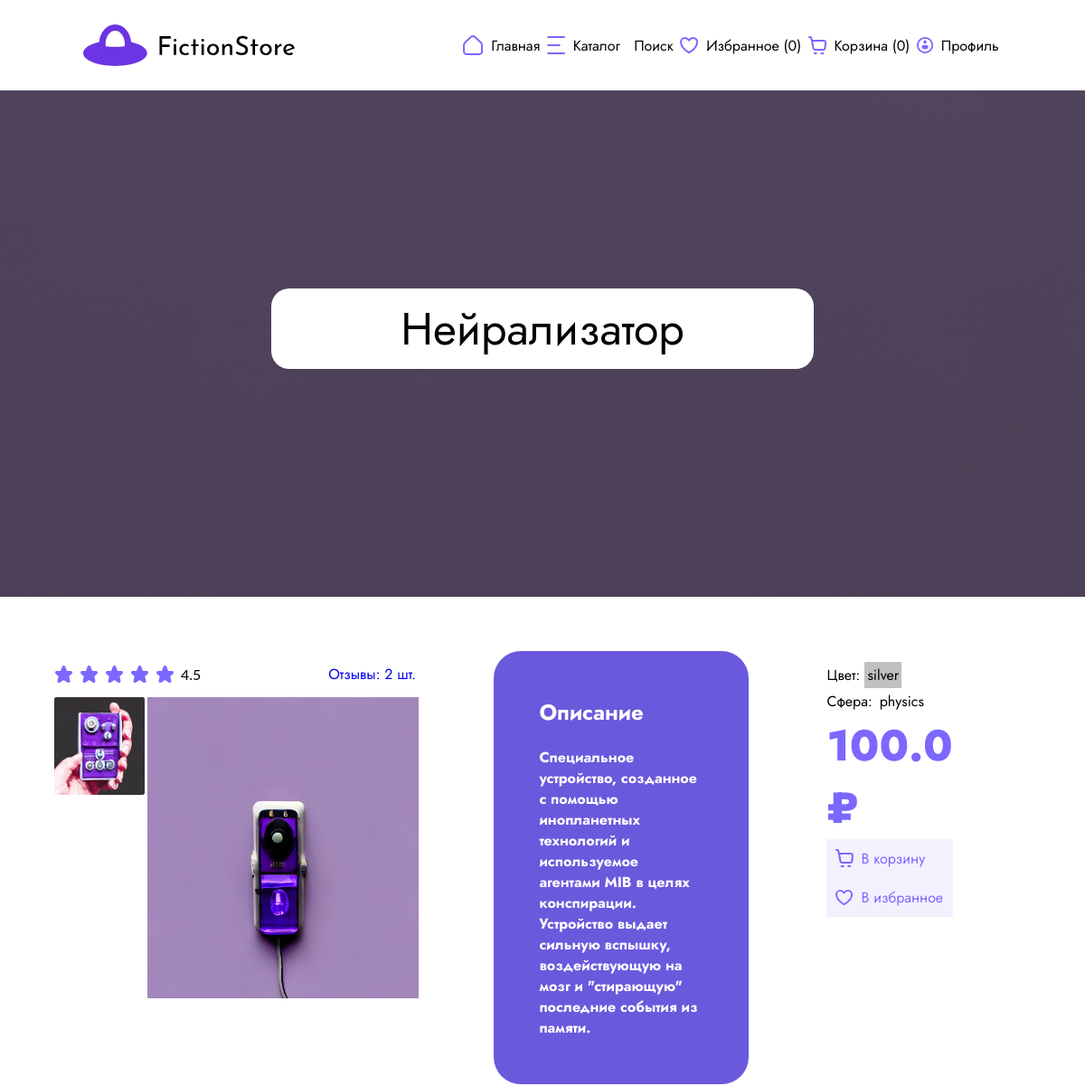
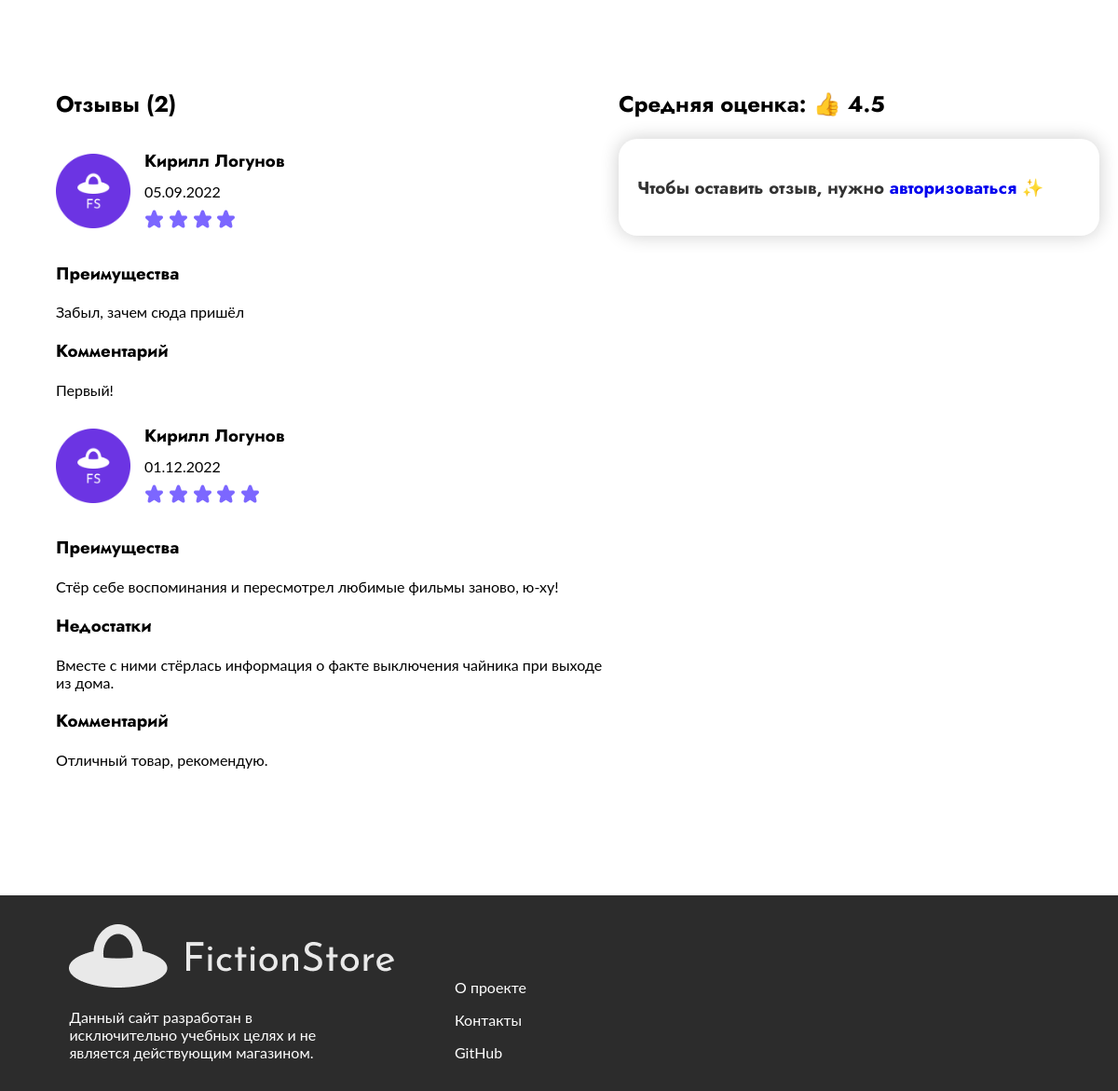
The page /product?id=1 on the database as committed earlier (2 pictures, top to bottom).
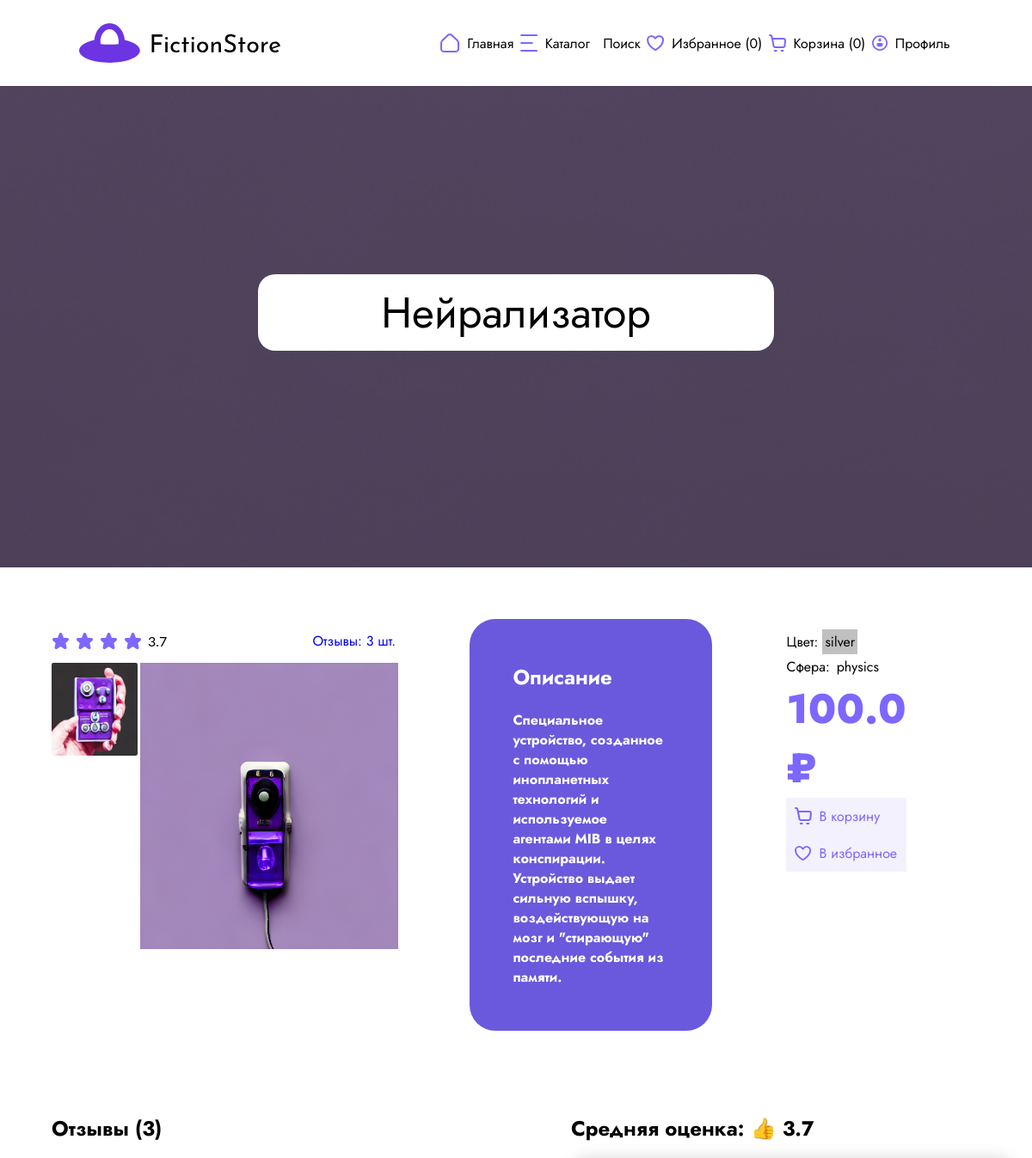
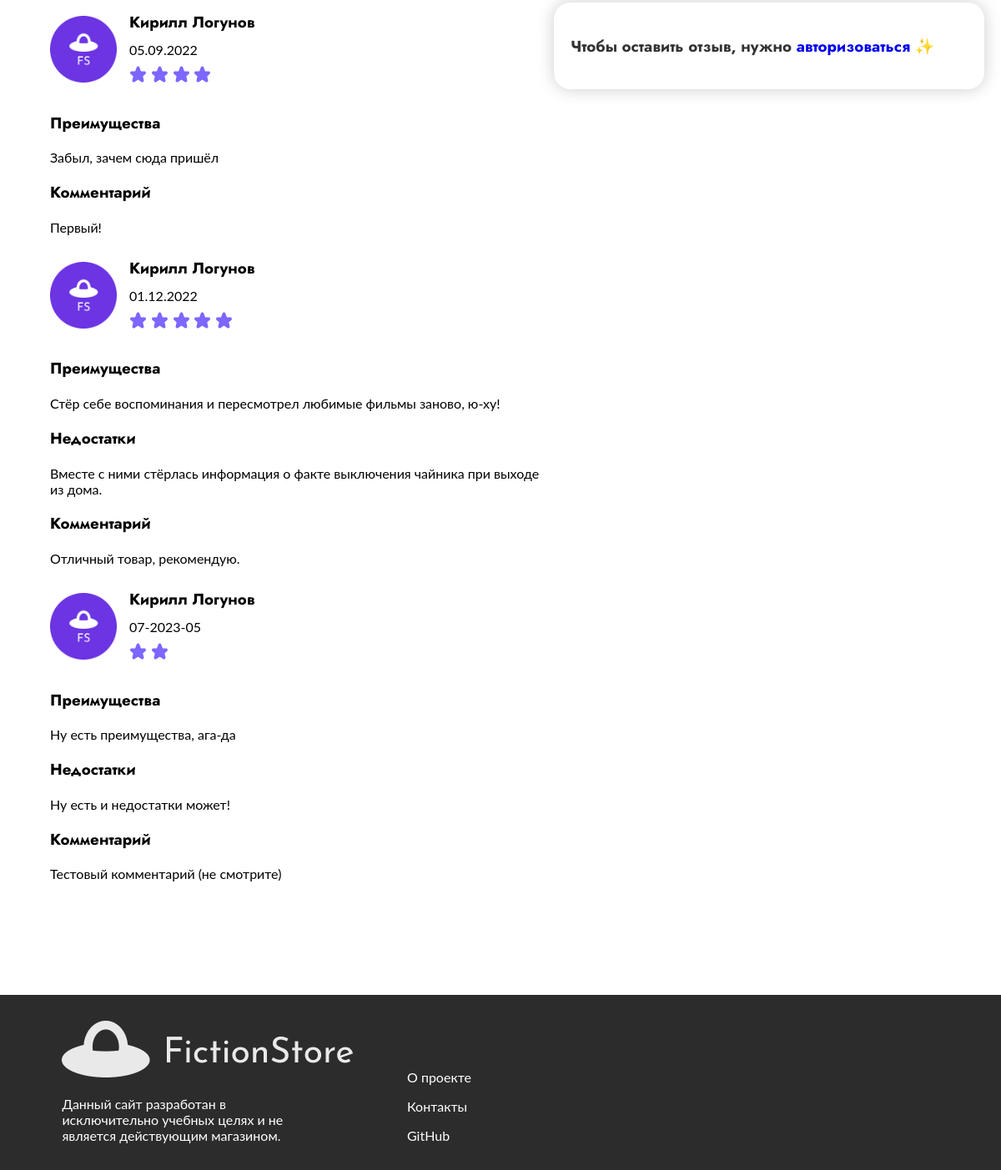
The same page on the database as committed later (2 pictures, top to bottom).
### app/models.py (models this page shows)
class Item(db.Model):
    __tablename__ = "item"
    id              = db.Column(db.Integer, primary_key=True)
    title           = db.Column(db.String(100), nullable=False)
    price           = db.Column(db.Float, nullable=False)
    description     = db.Column(db.String(1000), nullable=False)
    images          = db.Column(db.JSON) # [ "str", ... ]
    colors          = db.Column(db.JSON) # [ "str", ... ]
    science         = db.Column(db.JSON) # [ "str", ... ]
    comments        = db.relationship("Comment", backref="item")

class Comment(db.Model):
    __tablename__ = "comment"
    id          = db.Column(db.Integer, primary_key=True)
    user_id     = db.Column(db.Integer, db.ForeignKey('user.id'))
    item_id     = db.Column(db.Integer, db.ForeignKey('item.id'))
    date        = db.Column(db.String(10), nullable=False) # "day.month.year"
    score       = db.Column(db.Integer, nullable=False)
    pros        = db.Column(db.String(400))
    cons        = db.Column(db.String(400))
    text        = db.Column(db.String(800))

class User(db.Model):
    __tablename__ = "user"
    id          = db.Column(db.Integer, primary_key=True)
    email       = db.Column(db.String(100), nullable=False, unique=True)
    password    = db.Column(db.String(100), nullable=False)
    token       = db.Column(db.String(100), nullable=False, unique=True)
    name        = db.Column(db.String(50), nullable=False)
    surname     = db.Column(db.String(50))
    comments    = db.relationship("Comment", backref="user")
    basket      = db.relationship("Item", secondary=basket, backref=db.backref('users_have_basket'))
    favourites  = db.relationship("Item", secondary=favourites, backref=db.backref('users_have_fav'))

### app/controllers.py (the view)
@app.route('/product', methods=['GET', 'POST'])
def product():
    id = request.args.get('id')
    if not id or not (item := db.session.query(Item).filter(Item.id == id).first()):
        return redirect("404", code=404), {"Refresh": "0; url=/404"}
    average=0
    if item.comments:
        for comment in item.comments:
            average += comment.score
        average /= len(item.comments)
    user = authToken(request)
    if score := request.form.get('score'):
        pros = request.form.get('pros')
        cons = request.form.get('cons')
        text = request.form.get('text')
        item.comments.append(Comment(user_id=user.id, date=datetime.today().strftime('%d-%Y-%m'),
                                    score=int(score), pros=pros, cons=cons, text=text))
        db.session.commit()
    favs_len, basket_len = favs_basket_len(user, request.cookies)
    if user:
        in_fav = user.favourites.count(item) != 0
        in_basket = user.basket.count(item) != 0
    else:
        in_fav = (favourites := request.cookies.get('favourites')) and id+',' in favourites
        in_basket = (basket := request.cookies.get('basket')) and id+',' in basket
    return render_template('product.html', favs_len=favs_len,
                           basket_len=basket_len, item=item,
                           in_fav=in_fav, in_basket=in_basket,
                           average=average, user=user)

### app/controllers.py (called while the page is built)
def authToken(request):
    token = request.cookies.get('token')
    if token and (user := db.session.query(User).filter_by(token=token).first()):
        return user
    return False

def favs_basket_len(user, cookies):
    if user:
        return len(user.favourites), len(user.basket)
    return len(cookies.get('favourites') or "")//2, len(cookies.get('basket') or "")//2

### app/templates/product.html (shortened to what this page needs)
<!DOCTYPE html>
<html lang="en">
<head>
    <link rel="stylesheet" href="static/styles/style.css">
</head>
<body>
<header>
    <div class="navigator">
        <a href="/" style="display: contents;"><img src="static/img/gui/logo.svg"></a>
        <nav class="hide">
                <span>
                    <img src="static/img/gui/home.svg">
                    <a href="/">Главная</a>
                </span>
            <span>
                    <img src="static/img/gui/Catalog.svg">
                    <a href="catalog">Каталог</a>
                </span>
            <span>
                    <a href="/#search">Поиск</a>
                </span>
            <span>
                    <img src="static/img/gui/favourite.svg">
                    <a href="favourites">Избранное ({{ favs_len }})</a>
                </span>
            <span>
                    <img src="static/img/gui/backets.svg">
                    <a href="basket">Корзина ({{ basket_len }})</a>
                </span>
            <span>
                    <img src="static/img/gui/Profile.svg">
                    <a href="profile">Профиль</a>
                </span>
        </nav>
    </div>
</header>
<main class="product-main">
    <h1>{{ item.title }}</h1>
</main>
<div class="item-container">
    <span style="width:100%;">
        <div class="product item-column1">
            <span class="starsnfav">
                <span class="item-stars">
                    {% if item.comments %}
                        {% for _ in range (average | round(0, 'ceil') | int) %}
                            <img src="static/img/gui/star.svg" alt="">
                        {% endfor %}
                        <p>{{ average | round(1, 'ceil') }}</p>
                    {% endif %}
                </span>
                <a href="#reviews">Отзывы: {{ item.comments|length }} шт.</a>
            </span>
            <span style="width:35%;">
                <div class="additional">
                    {% for image in item.images[1:] %}
                        <img data-enlargable src="/static/img/items/{{ image }}" width="100" height="108">
                    {% endfor %}
                </div>
                <img data-enlargable src="/static/img/items/{{ item.images.0 }}" width="300" height="333">
            </span>
        </div>
    <aside class="item-column3 product description">
        <h2><b>Описание</b></h2>
        <h4>{{ item.description }}</h4>
    </aside>
        <aside class="item-column2 product" style="margin-top: 1.1%;">
        <div class="characteristics">
            <div class="characteristic">
                <span style="padding-top: 3px">Цвет:</span>
                {% for color in item.colors %}
                    <span style="background: {{ color }}; padding: 3px; margin-left: 5px">{{ color }}</span>
                {% endfor %}
            </div>
            <div class="characteristic">
                <span style="padding-top: 3px">Сфера:</span>
                {% for color in item.colors %}
                    <span style="padding: 3px; margin-left: 5px">{% for sci in item.science %}
                        {{ sci }}{% endfor %}</span>
                {% endfor %}
            </div>
            <div class="price-label">{{ item.price }} ₽</div>
            <div class="favcart" id="basketBox">
                {% if in_basket %}
                    <input type="checkbox" id="basket" checked>
                    <img style="color: rgba(124, 103, 255, 1)" src="static/img/gui/cart.svg">
                    <label for="basket">В корзине</label>
                {% else %}
                    <img style="color: rgba(124, 103, 255, 1)" src="static/img/gui/cart.svg">
                    <label for="basket">В корзину</label>
                {% endif %}
            </div>
            <div class="favcart" id="favBox">
                {% if in_fav %}
                    <input type="checkbox" id="fav" checked>
                    <img src="static/img/gui/favourite.svg"><label for="fav">В избранном</label>
                {% else %}
                    <img src="static/img/gui/favourite.svg"><label for="fav">В избранное</label>
                {% endif %}
            </div>
        </div>
        </aside>
    </span>
    <span class="reviews-container">
        <aside class="reviews-texts">
            <div id="reviews" class="reviews">
                <h2>Отзывы ({{ item.comments|length }})</h2>
                {% for comment in item.comments %}
                    <span class="review-head">
                        <img class="reviewer-pic" src="static/img/gui/favicon.ico">
                    <div class="reviewer-name">
                        <h3>{{ comment.user.name }} {{ comment.user.surname }}</h3>
                        <p>{{ comment.date }}</p>
                        {% for _ in range(comment.score | int) %}
                            <img src="static/img/gui/star.svg" alt="">
                        {% endfor %}
                    </div>
                    </span>
                    {% if comment.pros %}
                        <h3>Преимущества</h3>
                        <p>{{ comment.pros }}</p>
                    {% endif %}
                    {% if comment.cons %}
                        <h3>Недостатки</h3>
                        <p>{{ comment.cons }}</p>
                    {% endif %}
                    {% if comment.text %}
                        <h3>Комментарий</h3>
                        <p>{{ comment.text }} </p>
                    {% endif %}
                {% endfor %}
            </div>
        </aside>
        <div class="catalog">
            <h2>Средняя оценка: 👍 {{ average | round(1, 'ceil') }}</h2>
            <div class="itemcomm_body">
                {% if user %}
                <form action="#" method="post" class="itemcomm_form">
                    <h3 class="itemcomm_title">😉 Оставьте свой отзыв, {{ user.name }}</h3>
                    <div class="itemcomm_formgroup">
                        <label for="itemcomm_pros" class="itemcomm_label">Преимущества:</label>
                        <textarea name="pros" id="itemcomm_pros" rows="5" class="itemcomm_input itemcomm_textarea"></textarea>
                        <label for="itemcomm_cons" class="itemcomm_label">Недостатки:</label>
                        <textarea name="cons" id="itemcomm_cons" rows="5" class="itemcomm_input itemcomm_textarea"></textarea>
                    </div>
                    <label for="itemcomm_comment" class="itemcomm_label">Комментарий:</label>
                    <textarea name="text" id="itemcomm_comment" rows="10" class="itemcomm_input itemcomm_textarea"></textarea>
                    <label for="itemcomm_rating" class="itemcomm_label">Общая оценка:</label>
                    <input type="number" name="score" id="itemcomm_rating" min="1" max="5" value="5" class="itemcomm_input itemcomm_number" />
                    <input type="submit" value="Отправить" class="itemcomm_submit" />
                </form>
                {% else %}
                <div class="itemcomm_form">
                    <h3 class="itemcomm_title">Чтобы оставить отзыв, нужно <a href="/login">авторизоваться</a> ✨</h3>
                </div>
                {% endif %}
            </div>
        </div>
    </span>
</div>
<footer>
    <div class="annotation">
        <img src="static/img/gui/white_logo.png">
        <p>Данный сайт разработан в исключительно учебных целях и не является действующим магазином.</p>
    </div>
    <div class="nav_footer">
        <a href="#">
            <p>О проекте</p>
        </a>
        <a href="#">
            <p>Контакты</p>
        </a>
        <a href="https://github.com/BeidinaDaria/Fiction-store.git">
            <p>GitHub</p>
        </a>
    </div>
</footer>
</body>
</html>

### app/static/styles/style.css (style rules this page uses)
body, html { margin: 0; overflow-x: hidden; }
* { font-family: 'Jost', sans-serif; }
.description { padding: 30px 50px; background: rgb(106, 89, 220); border-radius: 30px; max-width: 25%; justify-content: center; }
.description { color: white; }
.favcart { align-items: center; display: flex; color: rgba(124, 103, 255, 1); padding: 10px; background: rgba(244, 241, 255, 1); }
.favcart img { padding-right: 8px; width: 20px; }
.favcart label:before { display: none; }
.price-label { color: rgba(124, 103, 255, 1); font-weight: 800; font-size: 300%; }
.reviews-container { margin-top: 7%; }
.review-head { display: flex; flex-direction: row; align-items: center; }
.reviewer-pic { width: 80px; height: 80px; margin-right: 15px; }
.reviewer-name { margin-top: 10px; }
.reviewer-name h3, .reviewer-name img, .reviewer-name p { margin: 0 0 10px; }
@media (min-width: 900px) { .reviews-texts { width: 55%; margin-right: 10px; } }
@media (min-width: 900px) { .item-column2 { width: 60%; } }
@media (min-width: 900px) { .item-container { margin: 5%; } }
@media (min-width: 900px) { span { display: flex; flex-direction: row; } }
@media (min-width: 900px) { p { font-family: lato, Arial, Helvetica, sans-serif; } }
@media (min-width: 900px) { a { text-decoration: none; } }
@media (min-width: 900px) { header { display: flex; flex-direction: column; background: #FAF8F8; margin-bottom: 0; height: 100px; } }
@media (min-width: 900px) { header > .navigator > .hide > span { height: 100px; margin: 50px 0; } }
@media (min-width: 900px) { header > .navigator, header > .navigator > nav { background: #ffffff; display: flex; flex-direction: row; justify-content: space-around; height: 100%; align-items: center; } }
@media (min-width: 900px) { header > .navigator > nav { width: 50%; height: 25%; vertical-align: middle; background: none; } }
@media (min-width: 900px) { header > .navigator > a { display: none; } }
@media (min-width: 900px) { header a { color: #000; } }
@media (min-width: 900px) { .hide > span { display: flex; align-items: center; } }
@media (min-width: 900px) { .hide > span > img { padding-right: 8px; } }
@media (min-width: 900px) { main { height: 70vh; background: url(../img/gui/kruzhochki.svg); background-position: center; background-repeat: no-repeat; background-attachment: scroll; margin-top: 0; display: flex; flex-direction: column; justify-content: center; align-items: center; background-color: #E6E6E6; } }
@media (min-width: 900px) { main > h1 { margin-top: 0; width: 50%; text-align: center; font-size: 50px; font-weight: 400; } }
@media (min-width: 900px) { .item-stars img { padding-right: 7px; } }
@media (min-width: 900px) { footer { background: rgba(44, 44, 44, 1); margin-top: 10%; padding: 1rem; } }
@media (min-width: 900px) { footer > .annotation, footer > .nav_footer { display: inline-block; color: white; } }
@media (min-width: 900px) { footer > .annotation { width: 25%; margin-left: 5%; padding-top: 15px; } }
@media (min-width: 900px) { footer > .annotation > p { color: white; } }
@media (min-width: 900px) { footer > .nav_footer { margin-left: 10%; } }
@media (min-width: 900px) { footer > .nav_footer > a { color: white; } }
@media (min-width: 900px) { input, label { display: inline-block; } }
@media (min-width: 900px) { label:before { display: inline-block; width: 1em; height: 1em; flex-shrink: 0; flex-grow: 0; border: 1px solid #adb5bd; border-radius: 0.25em; margin-left: -1em; margin-right: 0.5em; background-repeat: no-repeat; background-position: center center; background-size: 50% 50%; margin-top: 8px; } }
@media (min-width: 900px) { .product { display: inline-block; margin-right: 8%; } }
@media (min-width: 900px) { .additional { width: 100%; display: flex; flex-direction: column; margin-right: 2%; } }
@media (min-width: 900px) { .additional > img { margin-bottom: 2%; border-radius: 2%; } }
.starsnfav { display: flex; align-items: center; justify-content: space-between; }
.characteristic { display: flex; flex-direction: row; }
.itemcomm_title { color: #333; }
.itemcomm_form { width: 100%; margin: 0 auto; background-color: #fff; padding: 20px; box-shadow: 0px 0px 20px rgba(0, 0, 0, 0.2); border-radius: 20px; }

Rows that differ between the two databases and show on the page:
added Comment: user.name "Кирилл", user.surname "Логунов", date "07-2023-05", score 2 (drawn), pros "Ну есть преимущества, ага-да", cons "Ну есть и недостатки может!", text "Тестовый комментарий (не смотрите)"
Other text that changed with them:
{{ average | round(1, 'ceil') }}: "4.5" → "3.7"
{{ item.comments|length }}: "2" → "3"
